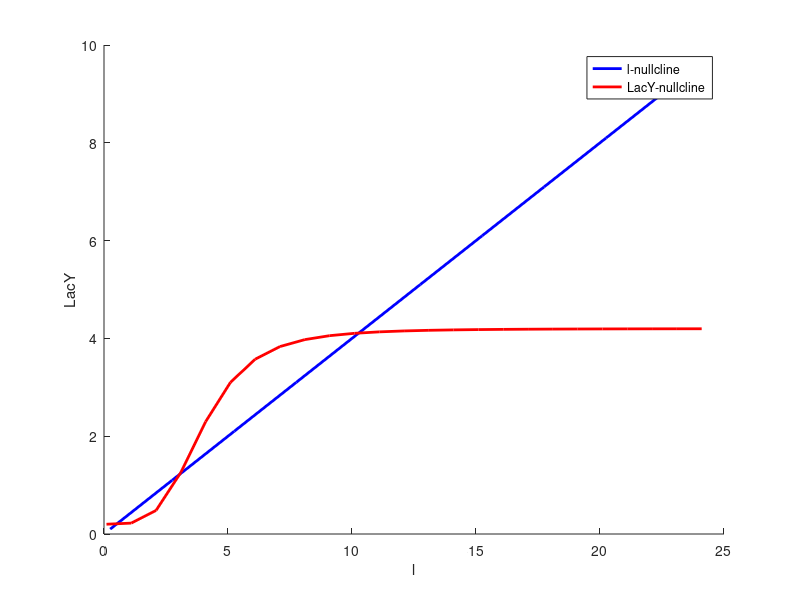

This chart was generated by the following MATLAB code: (Note: this script raises an error after producing the figure.)
%Constants 
%[beta, gamma, delta, l_0, rho, sigma, I_ext] ;
pars = [1, 1, 0.2, 4, 4, 1, 2.5] ; 

%Set initial conditions 
y0 = [2, 1] ; %[ l , lacy]
y0_high = [8, 3] ;
t_span = [0, 20] ; %run for 20 seconds 

%For plotting nullclines must solve derivative equations in terms of one
%variable
%In this case it is easier to put LacY on the Y axis, but also solve for
%both nullclines in terms of LacY

beta = 1;
gamma = 1 ; 
delta = 0.2 ;
l_0 = 4; 
rho = 4 ;
sigma = 1 ; 
l_ext = 2.5 ; 
%create an equation for each nullcline by solving for l and LacY set equal
%to 0
LacY_vals = 0.1:1:10 ;
l_vals = 0.1:1:25 ; 
LacY_nullcline = (delta + rho * (l_vals.^4)./(l_vals.^4 + l_0.^4))/sigma ;
l_nullcline = (beta * l_ext * LacY_vals)/gamma ;
figure
hold on
plot(l_nullcline, LacY_vals, 'b-', 'LineWidth', 2)
plot(l_vals, LacY_nullcline, 'r-', 'LineWidth', 2)
xlabel('l')
ylabel('LacY')
legend('l-nullcline', 'LacY-nullcline')


%solver call
[tv1, yv1] = ode15s(@derivatives, t_span, y0_high, [], pars) ; 
[tv2, yv2] = ode15s(@derivatives, t_span, [3, 1.3], [], pars) ; 
[tv3, yv3] = ode15s(@derivatives, t_span, [3, 1.2], [], pars) ; 
[tv4, yv4] = ode15s(@derivatives, t_span, [2, 1], [], pars) ; 

figure 
hold on
plot(tv1, yv1(:,1), '-r', LineStyle = '--', LineWidth = 2)
plot(tv1, yv1(:,2), '-b', LineStyle = '--', LineWidth = 2)
plot(tv2, yv2(:,1), 'black', LineStyle = '-', LineWidth = 2)
plot(tv2, yv2(:,2), 'blue', LineStyle = '-', LineWidth = 2)
plot(tv3, yv3(:,1), 'magenta', LineStyle = '-.', LineWidth = 2)
plot(tv3, yv3(:,2), 'cyan', LineStyle = '-.', LineWidth = 2)
plot(tv4, yv4(:,1), 'yellow', LineStyle = ':', LineWidth = 2)
plot(tv4, yv4(:,2), 'green', LineStyle = ':', LineWidth = 2)
legend('Lactose [8,3]','LacY [8,3]', 'Lactose [3,1.3]','LacY [3,1.3]','Lactose [3, 1.2]','LacY [3, 1.2]', 'Lactose [2,1]','LacY [2,1]') 

%param sweep for l_ext 
l_ext_range = 1:0.5:7 ; 
LacY_high_final = [] ;
LacY_base_final = [] ;
for i = 1:length(l_ext_range)
    pars = [1, 1, 0.2, 4, 4, 1, l_ext_range(i)] ;
    %l = 8, LacY = 3 
    [t1,y1] = ode15s(@derivatives, t_span, y0_high, [], pars) ;
    %l = 2, LacY = 1 
    [t2,y2] = ode15s(@derivatives, t_span, y0, [], pars) ;
    %Get final values of LacY over l_ext range
    LacY_high_final(i) = y1(end, 2) ;
    LacY_base_final(i) = y2(end, 2) ;
end

figure 
hold on 
plot(l_ext_range,LacY_base_final, '-r', 'LineWidth', 2)
plot(l_ext_range,LacY_high_final, '-b', 'LineWidth', 2)
legend('High Initial Conditions [8, 3]', 'Base  Initial Conditions [2, 1]')
xlabel('l_ext')
ylabel('LacY')

function output = derivatives(t, y, p)
    derivs = zeros(size(y)) ;
    %unpack params
    beta = p(1) ;
    gamma = p(2) ; 
    delta = p(3) ; 
    l_0 = p(4) ; 
    p_var = p(5) ;
    sigma = p(6) ; 
    l_ext = p(7) ; 
    %get state variables 
    l = y(1) ; 
    LacY = y(2) ; 
    %compute derivatives 
    derivs(1) = beta * l_ext * LacY - gamma * l ; %lactose
    derivs(2) = delta * p_var * (l.^4/(l.^4 + l_0.^4)) - sigma * LacY ; %LacY
    output = derivs; %return derivatives 
end
